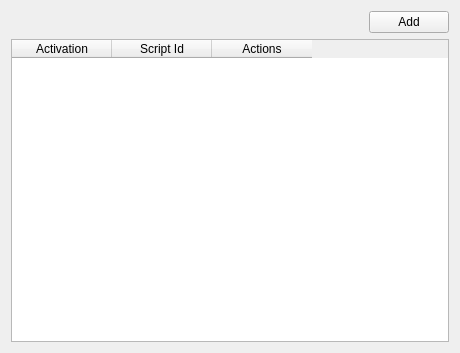
<?xml version="1.0" encoding="UTF-8"?>
<ui version="4.0">
 <class>TriggersTable</class>
 <widget class="QWidget" name="TriggersTable">
  <property name="geometry">
   <rect>
    <x>0</x>
    <y>0</y>
    <width>460</width>
    <height>353</height>
   </rect>
  </property>
  <property name="windowTitle">
   <string>Form</string>
  </property>
  <layout class="QVBoxLayout" name="verticalLayout">
   <item>
    <layout class="QHBoxLayout" name="horizontalLayout">
     <item>
      <spacer name="horizontalSpacer">
       <property name="orientation">
        <enum>Qt::Horizontal</enum>
       </property>
       <property name="sizeHint" stdset="0">
        <size>
         <width>40</width>
         <height>20</height>
        </size>
       </property>
      </spacer>
     </item>
     <item>
      <widget class="QPushButton" name="add_button">
       <property name="text">
        <string>Add</string>
       </property>
      </widget>
     </item>
    </layout>
   </item>
   <item>
    <widget class="QTableWidget" name="table">
     <column>
      <property name="text">
       <string>Activation</string>
      </property>
     </column>
     <column>
      <property name="text">
       <string>Script Id</string>
      </property>
     </column>
     <column>
      <property name="text">
       <string>Actions</string>
      </property>
     </column>
    </widget>
   </item>
  </layout>
 </widget>
 <resources/>
 <connections/>
</ui>
